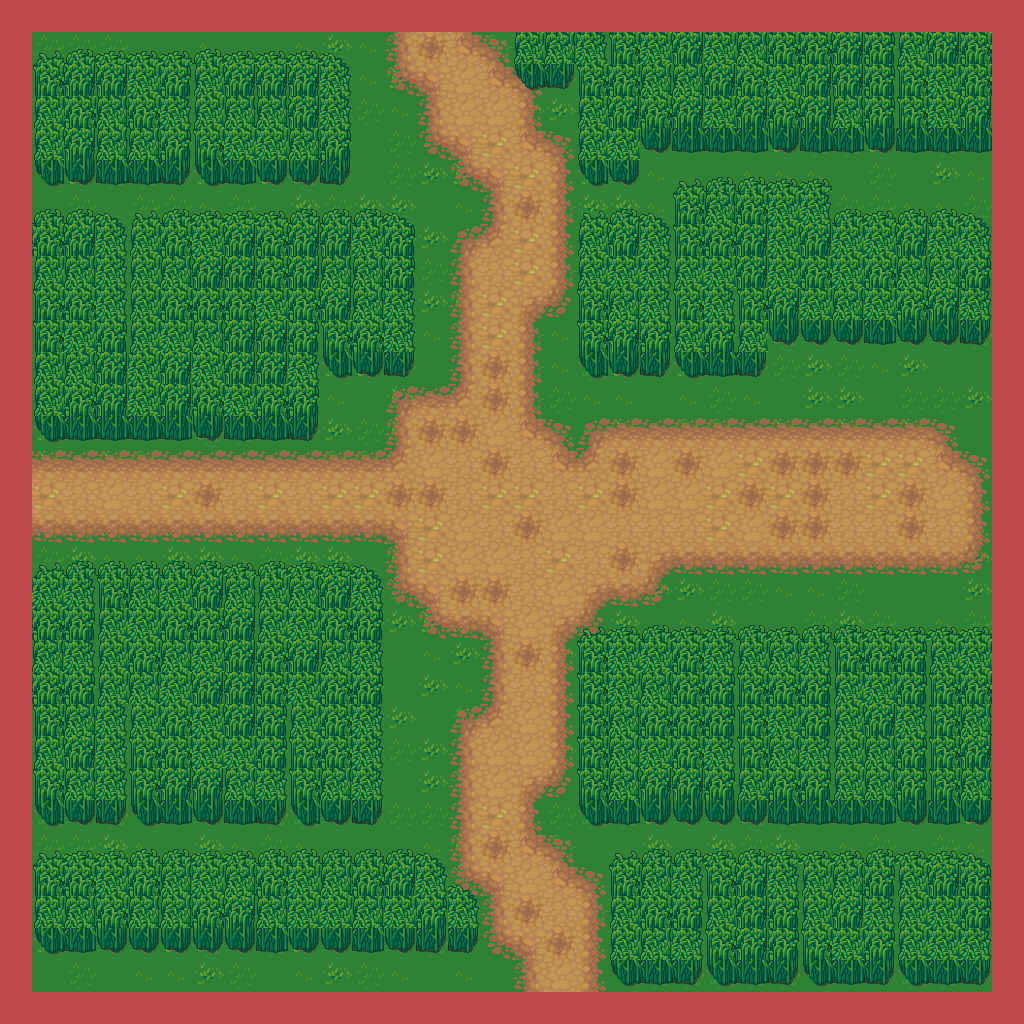

Rendered tile map (Tiled .tmx) drawn with the repository's tilesets; below, a short description and the map source with its tile grids summarised:
An orthogonal 32x32 tile map with 32x32 px tiles, 4 tile layers (Tile Layer 1, Tile Layer 2, Tile Layer 3, Tile Layer 4), 2 tilesets.

<map version="1.0" tiledversion="1.1.5" orientation="orthogonal" renderorder="right-down" width="32" height="32" tilewidth="32" tileheight="32" infinite="0" nextobjectid="1">
 <tileset firstgid="1" source="../assets/Terrain.tsx" />
 <tileset firstgid="1025" source="../assets/castlefloors.tsx" />
 <layer name="Tile Layer 1" width="32" height="32">
  <data>[1024 cells, 900 non-empty, 4 distinct tile ids]</data>
 </layer>
 <layer name="Tile Layer 2" width="32" height="32">
  <data>[1024 cells, 231 non-empty, 16 distinct tile ids]</data>
 </layer>
 <layer name="Tile Layer 3" width="32" height="32">
  <data>[1024 cells, 579 non-empty, 16 distinct tile ids]</data>
 </layer>
 <layer name="Tile Layer 4" width="32" height="32">
  <data>[1024 cells, 124 non-empty, 1 distinct tile ids]</data>
 </layer>
</map>
